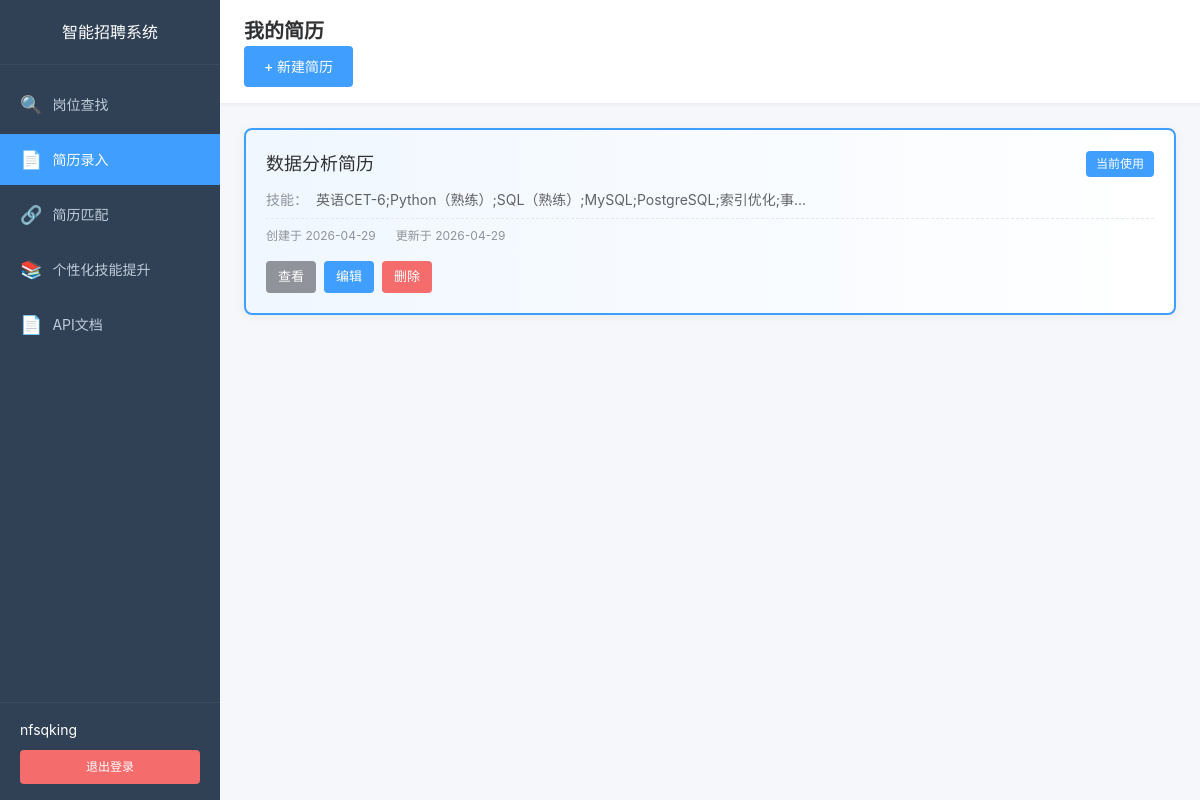
Before: /resume/list (signed in) with the older database file.
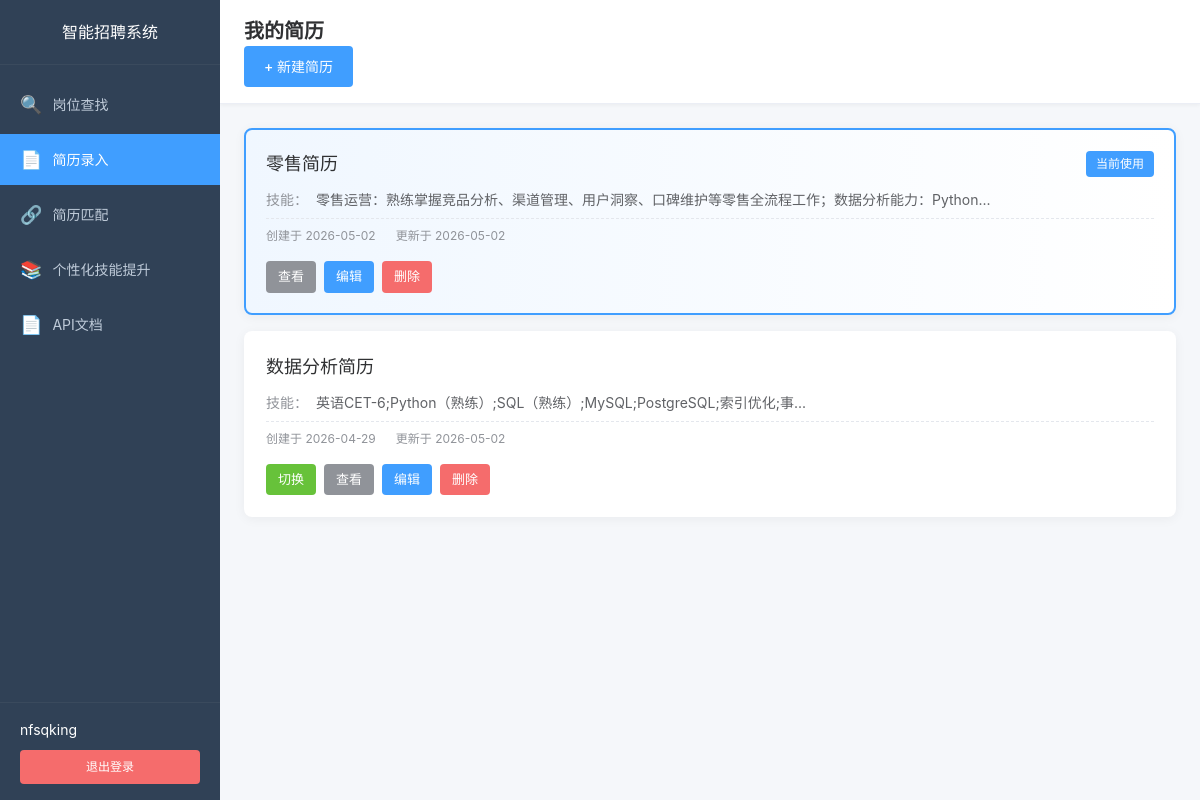
After: the same page with the newer database file.
### app/models/user.py (models this page shows, shortened)
class User(UserMixin, db.Model):
    __tablename__ = 'users'
    id = db.Column(db.Integer, primary_key=True)
    username = db.Column(db.String(80), unique=True, nullable=False, index=True)
    email = db.Column(db.String(120), unique=True, nullable=False, index=True)
    password_hash = db.Column(db.String(255), nullable=False)
    nickname = db.Column(db.String(80))
    is_active = db.Column(db.Boolean, default=True)
    created_at = db.Column(db.DateTime, default=datetime.utcnow)
    updated_at = db.Column(db.DateTime, default=datetime.utcnow, onupdate=datetime.utcnow)

### app/models/resume.py (models this page shows, shortened)
class Resume(db.Model):
    __tablename__ = 'resumes'
    id = db.Column(db.Integer, primary_key=True)
    user_id = db.Column(db.Integer, db.ForeignKey('users.id'), nullable=False, index=True)
    resume_name = db.Column(db.String(100), nullable=False, default='默认简历')
    is_active = db.Column(db.Boolean, default=True, nullable=False)
    education = db.Column(db.Text, nullable=True)
    internship = db.Column(db.Text, nullable=True)
    work = db.Column(db.Text, nullable=True)
    project = db.Column(db.Text, nullable=True)
    skills = db.Column(db.Text, nullable=False)
    self_evaluation = db.Column(db.Text, nullable=False)
    created_at = db.Column(db.DateTime, default=datetime.utcnow)
    updated_at = db.Column(db.DateTime, default=datetime.utcnow, onupdate=datetime.utcnow)
    user = db.relationship('User', backref=db.backref('resumes', lazy='dynamic', cascade='all, delete-orphan'))
    job_matches = db.relationship('ResumeJobMatch', backref='resume', lazy='dynamic', cascade='all, delete-orphan')
    skill_suggestions = db.relationship('SkillSuggestion', backref='resume', lazy='dynamic', cascade='all, delete-orphan')

### app/routes/resume.py (the view)
@resume.route('/list')
@login_required
def list_resumes():
    resumes = Resume.query.filter_by(user_id=current_user.id).order_by(Resume.created_at.desc()).all()
    current_resume_id = get_current_resume_id()
    return render_template('resume/resume_list.html',
                          resumes=resumes,
                          current_resume_id=current_resume_id,
                          max_count=MAX_RESUME_COUNT)

### app/models/user.py (called while the page is built)
@login_manager.user_loader
def load_user(user_id: str):
    return User.query.get(int(user_id))

### app/routes/resume.py (called while the page is built, shortened)
def get_current_resume_id():
    resume_id = session.get('current_resume_id')
    if resume_id:
        resume = Resume.query.filter_by(id=resume_id, user_id=current_user.id).first()
        if resume:
            return resume_id
    active_resume = Resume.query.filter_by(user_id=current_user.id, is_active=True).first()
    if active_resume:
        session['current_resume_id'] = active_resume.id
        return active_resume.id

### app/templates/resume/resume_list.html (shortened to what this page needs)
{% extends "base.html" %}
{% block extra_css %}
<link rel="stylesheet" href="{{ url_for('static', filename='css/dashboard.css') }}">
<link rel="stylesheet" href="{{ url_for('static', filename='css/resume.css') }}">
{% endblock %}
{% block content %}
<div class="app-container">
    <aside class="sidebar">
        <div class="sidebar-header">
            <h2>智能招聘系统</h2>
        </div>
        <nav class="sidebar-nav">
            <ul class="nav-menu">
                <li class="nav-item">
                    <a href="{{ url_for('dashboard.index') }}" class="nav-link">
                        <span class="nav-icon">&#128269;</span>
                        <span class="nav-text">岗位查找</span>
                    </a>
                </li>
                <li class="nav-item active">
                    <a href="{{ url_for('resume.list_resumes') }}" class="nav-link">
                        <span class="nav-icon">&#128196;</span>
                        <span class="nav-text">简历录入</span>
                    </a>
                </li>
                <li class="nav-item">
                    <a href="{{ url_for('match.index') }}" class="nav-link">
                        <span class="nav-icon">&#128279;</span>
                        <span class="nav-text">简历匹配</span>
                    </a>
                </li>
                <li class="nav-item">
                    <a href="{{ url_for('skill_improvement.index') }}" class="nav-link">
                        <span class="nav-icon">&#128218;</span>
                        <span class="nav-text">个性化技能提升</span>
                    </a>
                </li>
                <li class="nav-item">
                    <a href="{{ url_for('api_docs.doc') }}" class="nav-link" target="_blank">
                        <span class="nav-icon">&#128196;</span>
                        <span class="nav-text">API文档</span>
                    </a>
                </li>
            </ul>
        </nav>
        <div class="sidebar-footer">
            <div class="user-info">
                <span class="user-name">{{ current_user.nickname or current_user.username }}</span>
            </div>
            <a href="{{ url_for('auth.logout') }}" class="logout-btn">退出登录</a>
        </div>
    </aside>
    <main class="main-content">
        <header class="main-header">
            <h1>我的简历</h1>
            <div class="header-actions">
                {% if resumes|length < max_count %}
                <a href="{{ url_for('resume.input_resume') }}" class="btn btn-primary">+ 新建简历</a>
                {% else %}
                <span class="btn btn-disabled">已达上限（{{ max_count }}份）</span>
                {% endif %}
            </div>
        </header>
        <div class="content-wrapper">
            {% if resumes %}
            <div class="resume-list">
                {% for resume in resumes %}
                <div class="resume-card {% if resume.id == current_resume_id %}active{% endif %}">
                    <div class="resume-card-header">
                        <h3 class="resume-name">{{ resume.resume_name }}</h3>
                        {% if resume.id == current_resume_id %}
                        <span class="current-badge">当前使用</span>
                        {% endif %}
                    </div>
                    <div class="resume-card-body">
                        <div class="resume-info">
                            <span class="info-label">技能：</span>
                            <span class="info-value">{{ resume.skills[:50] }}{% if resume.skills|length > 50 %}...{% endif %}</span>
                        </div>
                        <div class="resume-meta">
                            <span>创建于 {{ resume.created_at.strftime('%Y-%m-%d') if resume.created_at else '-' }}</span>
                            <span>更新于 {{ resume.updated_at.strftime('%Y-%m-%d') if resume.updated_at else '-' }}</span>
                        </div>
                    </div>
                    <div class="resume-card-actions">
                        {% if resume.id != current_resume_id %}
                        <a href="{{ url_for('resume.switch_resume', resume_id=resume.id) }}" class="btn btn-sm btn-success">切换</a>
                        {% endif %}
                        <a href="{{ url_for('resume.detail_resume', resume_id=resume.id) }}" class="btn btn-sm btn-info">查看</a>
                        <a href="{{ url_for('resume.edit_resume', resume_id=resume.id) }}" class="btn btn-sm btn-primary">编辑</a>
                        <a href="{{ url_for('resume.delete_resume', resume_id=resume.id) }}" class="btn btn-sm btn-danger" onclick="return confirm('确定要删除这份简历吗？删除后其关联的匹配记录和技能提升建议也将被删除。')">删除</a>
                    </div>
                </div>
                {% endfor %}
            </div>
            {% else %}
            <div class="empty-state">
                <div class="empty-icon">&#128196;</div>
                <h3>暂无简历，请先创建一份简历，用于岗位匹配和技能提升分析</h3>
                <a href="{{ url_for('resume.input_resume') }}" class="btn btn-primary">创建第一份简历</a>
            </div>
            {% endif %}
        </div>
    </main>
</div>
{% endblock %}

### app/templates/base.html (shortened to what this page needs)
<!DOCTYPE html>
<html lang="zh-CN">
<head>
    <link rel="stylesheet" href="{{ url_for('static', filename='css/base.css') }}">
    {% block extra_css %}{% endblock %}
</head>
<body class="{% block body_class %}{% endblock %}">
    {% block content %}{% endblock %}
</body>
</html>

### app/static/css/base.css (style rules this page uses)
* { margin: 0; padding: 0; box-sizing: border-box; }
html, body { height: 100%; font-family: -apple-system, BlinkMacSystemFont, 'Segoe UI', 'PingFang SC', 'Hiragino Sans GB', 'Microsoft YaHei', sans-serif; font-size: 14px; line-height: 1.5; color: #333; background-color: #f5f7fa; }
a { color: #409eff; text-decoration: none; }
.btn { display: inline-block; padding: 10px 20px; font-size: 14px; font-weight: 500; border-radius: 4px; transition: all 0.3s ease; }
.btn-primary { background-color: #409eff; color: #fff; }
.btn-success { background-color: #67c23a; color: #fff; }
.btn-danger { background-color: #f56c6c; color: #fff; }

### app/static/css/dashboard.css (style rules this page uses)
.app-container { display: flex; min-height: 100vh; }
.sidebar { width: 220px; background: #304156; color: #bfcbd9; display: flex; flex-direction: column; position: fixed; height: 100vh; left: 0; top: 0; z-index: 100; }
.sidebar-header { padding: 20px; text-align: center; border-bottom: 1px solid #3a4a5d; }
.sidebar-header h2 { font-size: 16px; color: #fff; font-weight: 500; }
.sidebar-nav { flex: 1; padding: 10px 0; overflow-y: auto; }
.nav-menu { list-style: none; }
.nav-item { margin: 4px 0; }
.nav-link { display: flex; align-items: center; padding: 12px 20px; color: #bfcbd9; transition: all 0.3s ease; }
.nav-item.active .nav-link { background: #409eff; color: #fff; }
.nav-icon { font-size: 18px; margin-right: 10px; }
.nav-text { font-size: 14px; }
.sidebar-footer { padding: 16px 20px; border-top: 1px solid #3a4a5d; }
.user-info { margin-bottom: 10px; }
.user-name { font-size: 14px; color: #fff; }
.logout-btn { display: block; padding: 8px 16px; background: #f56c6c; color: #fff; border-radius: 4px; text-align: center; font-size: 12px; transition: background 0.3s ease; }
.main-content { flex: 1; margin-left: 220px; background: #f5f7fa; }
.main-header { background: #fff; padding: 16px 24px; border-bottom: 1px solid #ebeef5; box-shadow: 0 1px 4px rgba(0, 0, 0, 0.05); }
.main-header h1 { font-size: 20px; color: #303133; }
.content-wrapper { padding: 24px; }

### app/static/css/resume.css (style rules this page uses)
.btn-info { background-color: #909399; color: #fff; }
.info-label { min-width: 100px; color: #909399; font-size: 14px; }
.info-value { color: #303133; font-size: 14px; flex: 1; white-space: pre-wrap; word-break: break-all; }
.resume-meta { margin-top: 24px; padding-top: 16px; border-top: 1px solid #ebeef5; color: #909399; font-size: 12px; }
.header-actions { display: flex; gap: 12px; align-items: center; }
.resume-list { display: grid; gap: 16px; }
.resume-card { background: #fff; border-radius: 8px; box-shadow: 0 2px 12px rgba(0, 0, 0, 0.05); padding: 20px; border: 2px solid transparent; transition: all 0.3s ease; }
.resume-card.active { border-color: #409eff; background: linear-gradient(to right, #f0f7ff, #fff); }
.resume-card-header { display: flex; justify-content: space-between; align-items: center; margin-bottom: 12px; }
.resume-name { font-size: 18px; font-weight: 500; color: #303133; margin: 0; }
.current-badge { display: inline-block; padding: 4px 10px; background: #409eff; color: #fff; border-radius: 4px; font-size: 12px; font-weight: 500; }
.resume-card-body { margin-bottom: 16px; }
.resume-card-body .resume-info { display: flex; margin-bottom: 8px; }
.resume-card-body .info-label { min-width: 50px; color: #909399; font-size: 14px; }
.resume-card-body .info-value { color: #606266; font-size: 14px; }
.resume-card-body .resume-meta { display: flex; gap: 20px; color: #909399; font-size: 12px; margin-top: 8px; padding-top: 8px; border-top: 1px dashed #e4e7ed; }
.resume-card-actions { display: flex; gap: 8px; flex-wrap: wrap; }
.btn-sm { padding: 6px 12px; font-size: 13px; }
.btn-success { background-color: #67c23a; color: #fff; }
.btn-danger { background-color: #f56c6c; color: #fff; }

Changed rows visible on the page:
added Resume: resume_name "零售简历", shows "当前使用", skills "零售运营：熟练掌握竞品分析、渠道管理、用户洞察、口碑维护等零售全流程工作；数据分析能力：Python", created_at "2026-05-02", updated_at "2026-05-02"
changed Resume "数据分析简历": updated_at "2026-04-29" → "2026-05-02"; text "当前使用" → "切换"
